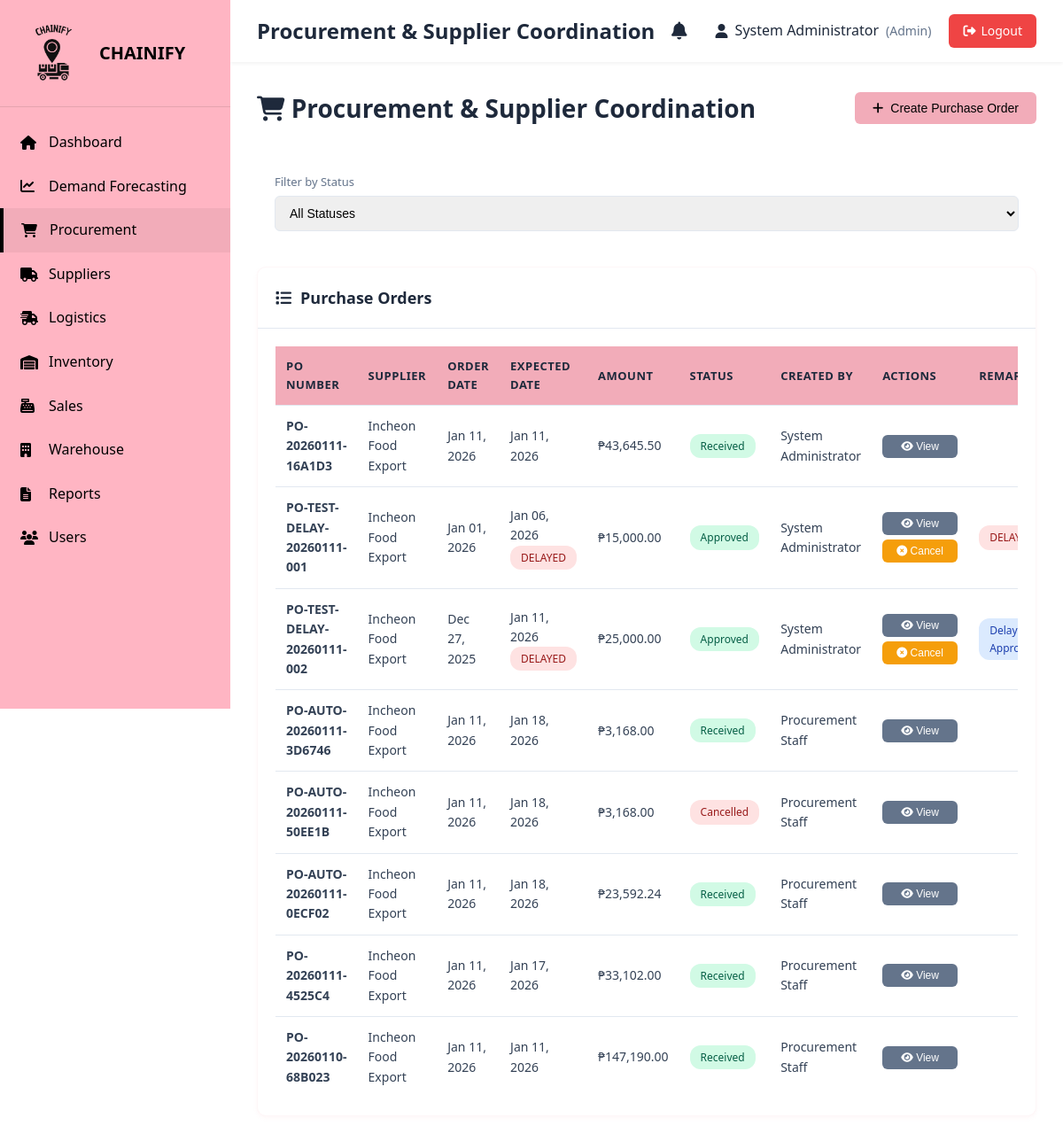
The app's page /modules/procurement.php (signed in) with its own data.
### tables this page shows
CREATE TABLE `purchase_orders` (
  `id` int(11) NOT NULL,
  `po_number` varchar(50) NOT NULL,
  `supplier_id` int(11) NOT NULL,
  `created_by` int(11) NOT NULL,
  `order_date` date NOT NULL,
  `delivery_date` date DEFAULT NULL,
  `status` enum('pending','approved','scheduled','in_transit','received','cancelled') DEFAULT 'pending',
  `admin_approved` tinyint(1) DEFAULT 0,
  `admin_approved_by` int(11) DEFAULT NULL,
  `admin_approved_at` timestamp NULL DEFAULT NULL,
  `supplier_approved` tinyint(1) DEFAULT 0,
  `supplier_approved_by` int(11) DEFAULT NULL,
  `supplier_approved_at` timestamp NULL DEFAULT NULL,
  `total_amount` decimal(10,2) DEFAULT 0.00,
  `notes` text DEFAULT NULL,
  `created_at` timestamp NOT NULL DEFAULT current_timestamp(),
  `updated_at` timestamp NOT NULL DEFAULT current_timestamp() ON UPDATE current_timestamp(),
  `delay_status` enum('none','requested','approved','rejected') DEFAULT 'none' COMMENT 'Status of delay request: none, requested by supplier, approved, or rejected by procurement',
  `delay_requested_date` date DEFAULT NULL COMMENT 'New delivery date requested by supplier',
  `delay_notes` text DEFAULT NULL COMMENT 'Notes from supplier explaining the delay',
  `delay_response_notes` text DEFAULT NULL COMMENT 'Notes from procurement staff when responding to delay request',
  `delay_requested_at` timestamp NULL DEFAULT NULL COMMENT 'When supplier requested the delay',
  `delay_responded_at` timestamp NULL DEFAULT NULL COMMENT 'When procurement responded to delay request',
  `delay_responded_by` int(11) DEFAULT NULL COMMENT 'User ID of procurement staff who responded'
);

CREATE TABLE `suppliers` (
  `id` int(11) NOT NULL,
  `user_id` int(11) DEFAULT NULL,
  `company_name` varchar(100) NOT NULL,
  `contact_person` varchar(100) DEFAULT NULL,
  `email` varchar(100) DEFAULT NULL,
  `phone` varchar(20) DEFAULT NULL,
  `address` text DEFAULT NULL,
  `products_supplied` text DEFAULT NULL,
  `performance_rating` decimal(3,2) DEFAULT 0.00,
  `status` enum('active','inactive') DEFAULT 'active',
  `created_at` timestamp NOT NULL DEFAULT current_timestamp(),
  `updated_at` timestamp NOT NULL DEFAULT current_timestamp() ON UPDATE current_timestamp()
);

CREATE TABLE `users` (
  `id` int(11) NOT NULL,
  `username` varchar(50) NOT NULL,
  `email` varchar(100) NOT NULL,
  `password` varchar(255) NOT NULL,
  `role` enum('admin','procurement_staff','warehouse_officer','logistics_manager','supplier') NOT NULL,
  `full_name` varchar(100) NOT NULL,
  `status` enum('active','inactive') DEFAULT 'active',
  `created_at` timestamp NOT NULL DEFAULT current_timestamp(),
  `updated_at` timestamp NOT NULL DEFAULT current_timestamp() ON UPDATE current_timestamp()
);

### config/config.php (called while the page is built, shortened)
<?php
function isLoggedIn() {
    return isset($_SESSION['user_id']);
}
function canCreate($module) {
    $role = $_SESSION['role'];
    if ($role === 'admin') return true;
    $createPermissions = [
        'procurement' => ['admin', 'procurement_staff'],
        'suppliers' => ['admin', 'procurement_staff'],
        'logistics' => ['admin', 'logistics_manager'],
        'inventory' => ['admin', 'warehouse_officer'],
        'warehouse' => ['admin', 'warehouse_officer'],
        'demand_forecasting' => ['admin']
    ];
    return isset($createPermissions[$module]) && in_array($role, $createPermissions[$module]);
}
function canEdit($module) {
    $role = $_SESSION['role'];
    if ($role === 'admin') return true;
    $editPermissions = [
        'procurement' => ['admin', 'procurement_staff'],
        'suppliers' => ['admin', 'procurement_staff'],
        'logistics' => ['admin', 'logistics_manager'],
        'inventory' => ['admin', 'warehouse_officer'],
        'warehouse' => ['admin', 'warehouse_officer'],
        'demand_forecasting' => ['admin']
    ];
    return isset($editPermissions[$module]) && in_array($role, $editPermissions[$module]);
}
function formatCurrency($amount) {
    return '₱' . number_format($amount, 2);
}
function formatDate($date) {
    return date('M d, Y', strtotime($date));
}
?>

### modules/procurement.php (the view, shortened to what this page needs)
<?php
require_once '../config/config.php';
$conn = getDBConnection();
$status_filter = $_GET['status'] ?? '';
$where_clause = $status_filter ? "WHERE po.status = '$status_filter'" : "";
$purchase_orders = [];
$result = $conn->query("
    SELECT po.*, s.company_name as supplier_name, u.full_name as created_by_name,
           (SELECT COUNT(*) FROM shipments WHERE po_id = po.id AND status != 'cancelled') as shipment_count,
           (SELECT COUNT(*) FROM shipments WHERE po_id = po.id AND status = 'delivered') as delivered_shipment_count,
           u2.full_name as delay_responded_by_name
    FROM purchase_orders po
    JOIN suppliers s ON po.supplier_id = s.id
    JOIN users u ON po.created_by = u.id
    LEFT JOIN users u2 ON po.delay_responded_by = u2.id
    $where_clause
    ORDER BY po.created_at DESC
");
while ($row = $result->fetch_assoc()) {
    $purchase_orders[] = $row;
}
include '../includes/header.php';
?>
<div class="page-header">
    <h2><i class="fas fa-shopping-cart"></i> Procurement & Supplier Coordination</h2>
    <?php if (canCreate('procurement')): ?>
    <button class="btn btn-primary" onclick="openModal('createPOModal')">
        <i class="fas fa-plus"></i> Create Purchase Order
    </button>
    <?php endif; ?>
</div>
<div class="filters-bar">
    <div class="filter-group">
        <label>Filter by Status</label>
        <select class="form-control" onchange="window.location.href='?status=' + this.value">
            <option value="">All Statuses</option>
        </select>
    </div>
</div>
<div class="dashboard-card">
    <div class="card-header">
        <h3><i class="fas fa-list"></i> Purchase Orders</h3>
    </div>
    <div class="card-body">
        <?php if (empty($purchase_orders)): ?>
            <p class="text-muted">No purchase orders found.</p>
        <?php else: ?>
            <div style="overflow-x: auto;">
                <table class="data-table">
                    <thead>
                        <tr>
                            <th>PO Number</th>
                            <th>Supplier</th>
                            <th>Order Date</th>
                            <th>Expected Date</th>
                            <th>Amount</th>
                            <th>Status</th>
                            <th>Created By</th>
                            <th>Actions</th>
                            <th>Remarks</th>
                        </tr>
                    </thead>
                    <tbody>
                        <?php foreach ($purchase_orders as $po): ?>
                            <tr>
                                <td><strong><?php echo htmlspecialchars($po['po_number']); ?></strong></td>
                                <td><?php echo htmlspecialchars($po['supplier_name']); ?></td>
                                <td><?php echo formatDate($po['order_date']); ?></td>
                                <td><?php echo $po['delivery_date'] ? formatDate($po['delivery_date']) : 'N/A'; ?>
                                    <?php
                                    if ($po['delivery_date'] && !in_array($po['status'], ['received', 'cancelled'])) {
                                        $expected_date = strtotime($po['delivery_date']);
                                        $today = strtotime(date('Y-m-d'));
                                        if ($today > $expected_date) {
                                            $days_delayed = floor(($today - $expected_date) / 86400);
                                            echo ' <span class="badge badge-danger" title="Delayed by ' . $days_delayed . ' day(s)">DELAYED</span>';
                                        }
                                    }
                                    ?>
                                </td>
                                <td><?php echo formatCurrency($po['total_amount']); ?></td>
                                <td>
                                    <span class="badge badge-<?php echo $po['status']; ?>">
                                        <?php echo ucfirst(str_replace('_', ' ', $po['status'])); ?>
                                    </span>
                                </td>
                                <td><?php echo htmlspecialchars($po['created_by_name']); ?></td>
                                <td>
                                    <div style="display: flex; flex-wrap: wrap; gap: 5px; align-items: center;">
                                        <button class="btn btn-sm btn-secondary" onclick="viewPODetails(<?php echo $po['id']; ?>)">
                                            <i class="fas fa-eye"></i> View
                                        </button>
                                        <?php
                                        if (!in_array($po['status'], ['cancelled', 'received']) && canEdit('procurement')):
                                        ?>
                                            <button class="btn btn-sm btn-warning" onclick="confirmCancelPO(<?php echo $po['id']; ?>, '<?php echo htmlspecialchars($po['po_number'], ENT_QUOTES); ?>', '<?php echo htmlspecialchars($po['supplier_name'], ENT_QUOTES); ?>')">
                                                <i class="fas fa-times-circle"></i> Cancel
                                            </button>
                                        <?php endif; ?>
                                    </div>
                                </td>
                                <td>
                                    <?php
                                    $delay_status = $po['delay_status'] ?? 'none';
                                    if ($delay_status === 'requested'):
                                    ?>
                                        <span class="badge badge-warning" title="Supplier has requested a delay">
                                            Delay Requested
                                        </span>
                                    <?php elseif ($delay_status === 'approved'): ?>
                                        <span class="badge badge-info" title="Delay request approved">
                                            Delay Approved
                                        </span>
                                    <?php elseif ($delay_status === 'rejected'): ?>
                                        <span class="badge badge-danger" title="Delay request rejected">
                                            Delay Rejected
                                        </span>
                                    <?php
                                    elseif ($po['delivery_date'] && !in_array($po['status'], ['received', 'cancelled', 'scheduled'])):
                                        $expected_date = strtotime($po['delivery_date']);
                                        $today = strtotime(date('Y-m-d'));
                                        if ($today > $expected_date):
                                    ?>
                                        <span class="badge badge-danger" title="Past expected date - waiting for supplier delay request">
                                            DELAYED
                                        </span>
                                    <?php
                                        endif;
                                    endif;
                                    ?>
                                </td>
                            </tr>
                        <?php endforeach; ?>
                    </tbody>
                </table>
            </div>
        <?php endif; ?>
    </div>
</div>
<?php include '../includes/footer.php'; ?>

### assets/css/style.css (style rules this page uses)
:root { --primary-color: #F2ACB9; --primary-light: #FFB5C3; --secondary-color: #64748b; --success-color: #10b981; --warning-color: #f59e0b; --danger-color: #ef4444; --info-color: #3b82f6; --dark-color: #1e293b; --light-color: #F2ACB9; --border-color: #e2e8f0; --sidebar-width: 260px; --header-height: 70px; }
* { margin: 0; padding: 0; box-sizing: border-box; }
body { font-family: 'Segoe UI', Tahoma, Geneva, Verdana, sans-serif; background-color: #ffffff; color: #334155; line-height: 1.6; }
.dashboard-card { background: white; border-radius: 10px; box-shadow: 0 2px 4px rgba(242, 172, 185, 0.1); border: 1px solid rgba(242, 172, 185, 0.1); overflow: hidden; }
.card-header { padding: 20px; border-bottom: 1px solid var(--border-color); display: flex; justify-content: space-between; align-items: center; }
.card-header h3 { font-size: 18px; color: var(--dark-color); display: flex; align-items: center; gap: 10px; }
.card-body { padding: 20px; }
.data-table { width: 100%; border-collapse: collapse; }
.data-table thead { background: var(--light-color); }
.data-table th { padding: 12px; text-align: left; font-weight: 600; color: var(--dark-color); font-size: 13px; text-transform: uppercase; letter-spacing: 0.5px; }
.data-table td { padding: 12px; border-top: 1px solid var(--border-color); font-size: 14px; }
.badge { display: inline-block; padding: 4px 12px; border-radius: 12px; font-size: 12px; font-weight: 500; text-transform: capitalize; }
.badge-approved { background: #d1fae5; color: #065f46; }
.badge-received { background: #d1fae5; color: #065f46; }
.badge-cancelled { background: #fee2e2; color: #991b1b; }
.badge-danger { background: #fee2e2; color: #991b1b; }
.badge-info { background: #dbeafe; color: #1e40af; }
.btn { padding: 10px 20px; border: none; border-radius: 6px; font-size: 14px; font-weight: 500; cursor: pointer; transition: all 0.3s; display: inline-flex; align-items: center; gap: 8px; text-decoration: none; }
.btn-primary { background: var(--primary-color); color: #000000; }
.btn-warning { background: var(--warning-color); color: white; }
.btn-secondary { background: var(--secondary-color); color: white; }
.btn-sm { padding: 6px 12px; font-size: 12px; }
table td .btn-sm { min-width: 85px; display: inline-block; text-align: center; }
.form-control { width: 100%; padding: 10px 12px; border: 1px solid var(--border-color); border-radius: 6px; font-size: 14px; transition: all 0.3s; }
select.form-control { cursor: pointer; }
.page-header { display: flex; justify-content: space-between; align-items: center; margin-bottom: 30px; }
.page-header h2 { font-size: 28px; color: var(--dark-color); }
.filters-bar { background: white; padding: 20px; border-radius: 10px; margin-bottom: 20px; display: flex; gap: 15px; flex-wrap: wrap; align-items: flex-end; }
.filter-group { flex: 1; min-width: 200px; }
.filter-group label { display: block; margin-bottom: 5px; font-size: 13px; color: var(--secondary-color); font-weight: 500; }

### records on screen
purchase_orders: po_number "PO-20260111-16A1D3", supplier.company_name "Incheon Food Export", order_date "Jan 11, 2026", delivery_date "Jan 11, 2026", total_amount "₱43,645.50", status "Received", created_by.full_name "System Administrator"
purchase_orders: po_number "PO-TEST-DELAY-20260111-001", supplier.company_name "Incheon Food Export", order_date "Jan 01, 2026", delivery_date "Jan 06, 2026", total_amount "₱15,000.00", status "Approved", created_by.full_name "System Administrator", delay_status "DELAYED"
purchase_orders: po_number "PO-TEST-DELAY-20260111-002", supplier.company_name "Incheon Food Export", order_date "Dec 27, 2025", delivery_date "Jan 11, 2026", total_amount "₱25,000.00", status "Approved", created_by.full_name "System Administrator", delay_status "Delay…"
purchase_orders: po_number "PO-AUTO-20260111-3D6746", supplier.company_name "Incheon Food Export", order_date "Jan 11, 2026", delivery_date "Jan 18, 2026", total_amount "₱3,168.00", status "Received", created_by.full_name "Procurement Staff"
purchase_orders: po_number "PO-AUTO-20260111-50EE1B", supplier.company_name "Incheon Food Export", order_date "Jan 11, 2026", delivery_date "Jan 18, 2026", total_amount "₱3,168.00", status "Cancelled", created_by.full_name "Procurement Staff"
purchase_orders: po_number "PO-AUTO-20260111-0ECF02", supplier.company_name "Incheon Food Export", order_date "Jan 11, 2026", delivery_date "Jan 18, 2026", total_amount "₱23,592.24", status "Received", created_by.full_name "Procurement Staff"
purchase_orders: po_number "PO-20260111-4525C4", supplier.company_name "Incheon Food Export", order_date "Jan 11, 2026", delivery_date "Jan 17, 2026", total_amount "₱33,102.00", status "Received", created_by.full_name "Procurement Staff"
purchase_orders: po_number "PO-20260110-68B023", supplier.company_name "Incheon Food Export", order_date "Jan 11, 2026", delivery_date "Jan 11, 2026", total_amount "₱147,190.00", status "Received", created_by.full_name "Procurement Staff"

### other values on screen
$pageTitle "Procurement & Supplier Coordination"
$_SESSION['full_name'] "System Administrator"
str_replace('_', ' ', $_SESSION['role']) "Admin"
